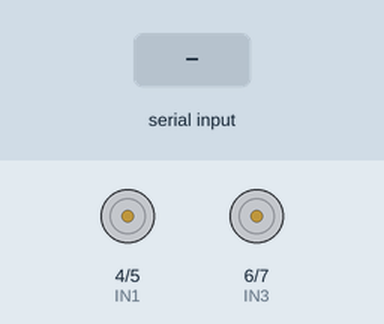
The sketch below on a simulated Arduino Uno, built with avr-gcc and run on an emulated ATmega328P. Shown: motor-driver pin pairs drawn as motors (green arrow = first pin HIGH = forward, orange = second pin HIGH = backward, longer = more drive, scaled by the enable pin). The test bench sets the inputs (shaded band). What the sketch prints to the serial monitor is not drawn.

Above: at 1.2 s.
1.3 s: "2" received over the second serial link
At 1.8 s:
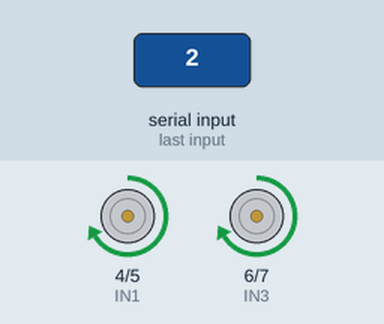
2.8 s: "8" received over the second serial link
At 4.0 s:
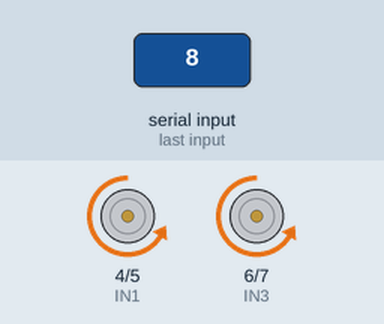
4.3 s: "4" received over the second serial link
At 5.3 s:
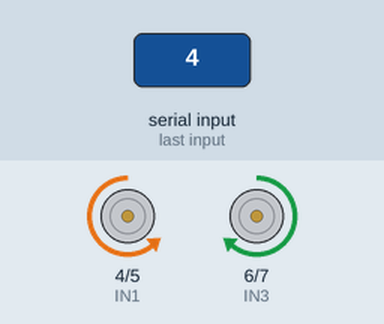
5.8 s: "6" received over the second serial link
At 6.4 s:
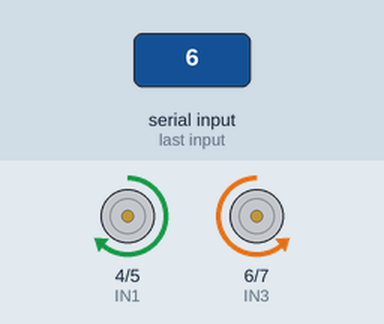
Timing chart, 0 to 8.3 s (numbered marks = the images above; inputs shaded):
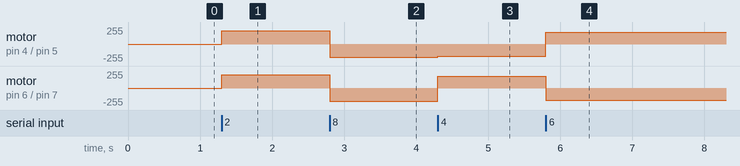

Measured:
- after the input at 1.3 s, motor on pin 4 (IN1) / pin 5 (IN2), motor on pin 6 (IN3) / pin 7 (IN4): stopped → forward 200/255 at once
- after the input at 2.8 s, motor on pin 4 (IN1) / pin 5 (IN2), motor on pin 6 (IN3) / pin 7 (IN4): forward 200/255 → backward 200/255 at once
- after the input at 4.3 s, motor on pin 4 (IN1) / pin 5 (IN2): backward 200/255 → backward 180/255 at once; motor on pin 6 (IN3) / pin 7 (IN4): backward 200/255 → forward 180/255 at once
- after the input at 5.8 s, motor on pin 4 (IN1) / pin 5 (IN2): backward 180/255 → forward 180/255 at once; motor on pin 6 (IN3) / pin 7 (IN4): forward 180/255 → backward 180/255 at once

The sketch:

car.ino
```cpp
#include <SoftwareSerial.h>

// Motor pins
const int IN1 = 4;
const int IN2 = 5;
const int IN3 = 6;
const int IN4 = 7;
const int ENA = 9;
const int ENB = 10;

// Bluetooth pins (connect to DFR0781 TX/RX)
SoftwareSerial BTSerial(8, 9); // RX, TX

void setup() {
  Serial.begin(9600);
  BTSerial.begin(9600);

  pinMode(IN1, OUTPUT);
  pinMode(IN2, OUTPUT);
  pinMode(IN3, OUTPUT);
  pinMode(IN4, OUTPUT);
  pinMode(ENA, OUTPUT);
  pinMode(ENB, OUTPUT);

  stopCar();
  Serial.println("Car ready — waiting for Bluetooth commands...");
}

void loop() {
  if (BTSerial.available()) {
    char cmd = BTSerial.read();
    Serial.print("Received: ");
    Serial.println(cmd);

    switch (cmd) {
      case '2': goForward(); break;
      case '8': goBackward(); break;
      case '4': turnLeft(); break;
      case '6': turnRight(); break;
      case '5': stopCar(); break;
      default:  stopCar(); break;
    }
  }
}

// Movement functions
void goForward() {
  Serial.println("Forward");
  digitalWrite(IN1, HIGH);
  digitalWrite(IN2, LOW);
  digitalWrite(IN3, HIGH);
  digitalWrite(IN4, LOW);
  analogWrite(ENA, 200);
  analogWrite(ENB, 200);
}

void goBackward() {
  Serial.println("Backward");
  digitalWrite(IN1, LOW);
  digitalWrite(IN2, HIGH);
  digitalWrite(IN3, LOW);
  digitalWrite(IN4, HIGH);
  analogWrite(ENA, 200);
  analogWrite(ENB, 200);
}

void turnLeft() {
  Serial.println("Left");
  digitalWrite(IN1, LOW);
  digitalWrite(IN2, HIGH);
  digitalWrite(IN3, HIGH);
  digitalWrite(IN4, LOW);
  analogWrite(ENA, 180);
  analogWrite(ENB, 180);
}

void turnRight() {
  Serial.println("Right");
  digitalWrite(IN1, HIGH);
  digitalWrite(IN2, LOW);
  digitalWrite(IN3, LOW);
  digitalWrite(IN4, HIGH);
  analogWrite(ENA, 180);
  analogWrite(ENB, 180);
}

void stopCar() {
  Serial.println("Stop");
  digitalWrite(IN1, LOW);
  digitalWrite(IN2, LOW);
  digitalWrite(IN3, LOW);
  digitalWrite(IN4, LOW);
  analogWrite(ENA, 0);
  analogWrite(ENB, 0);
}
```
